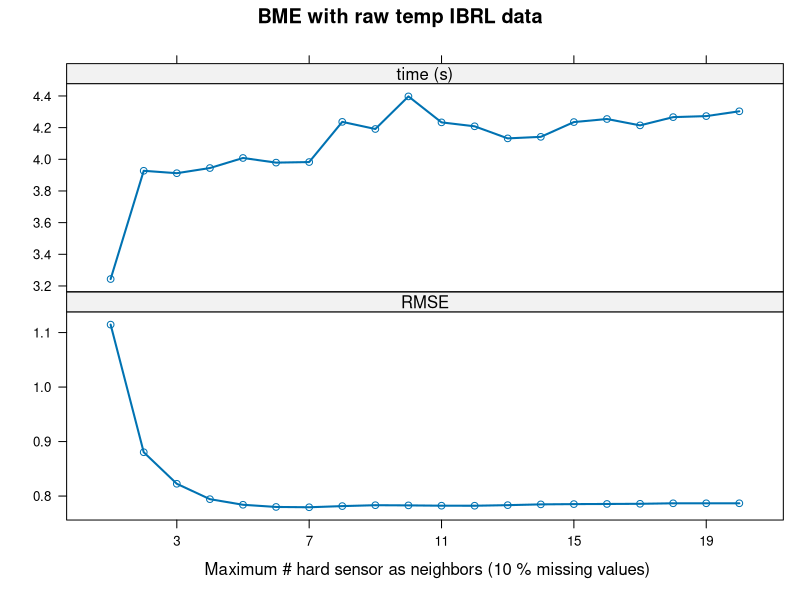
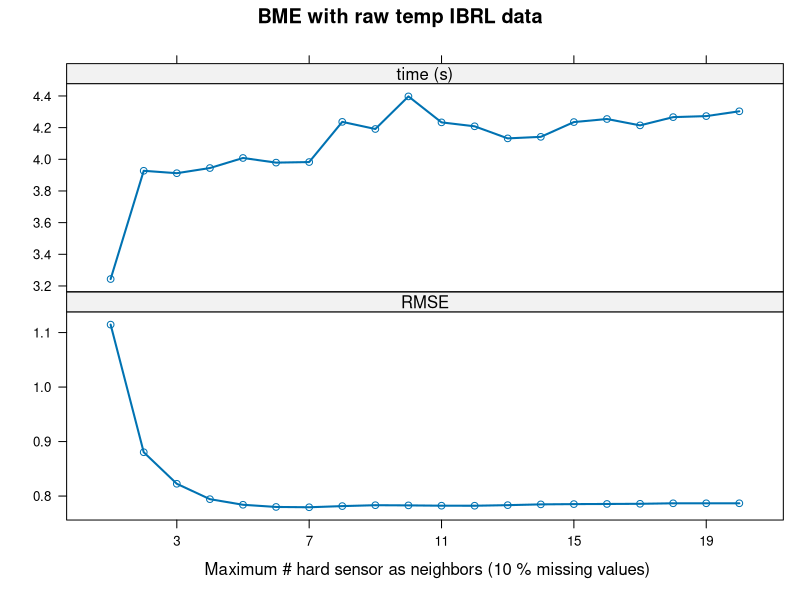
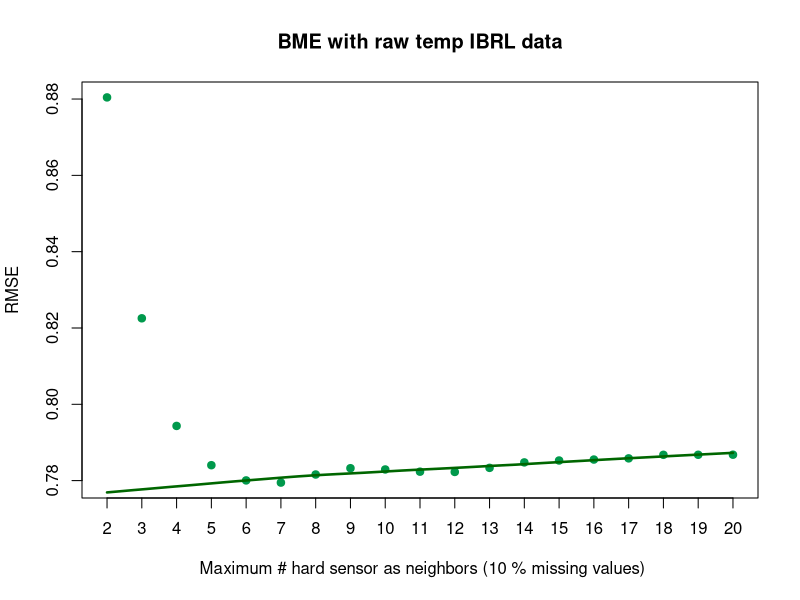
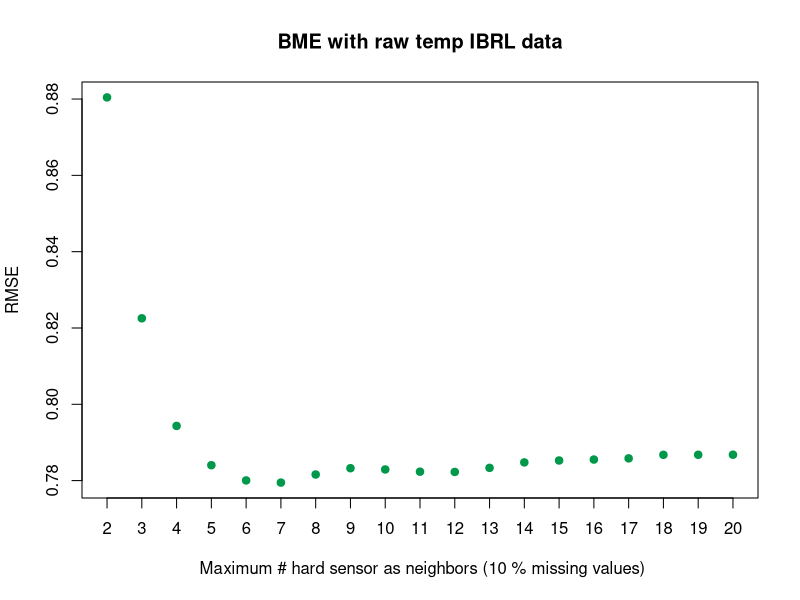
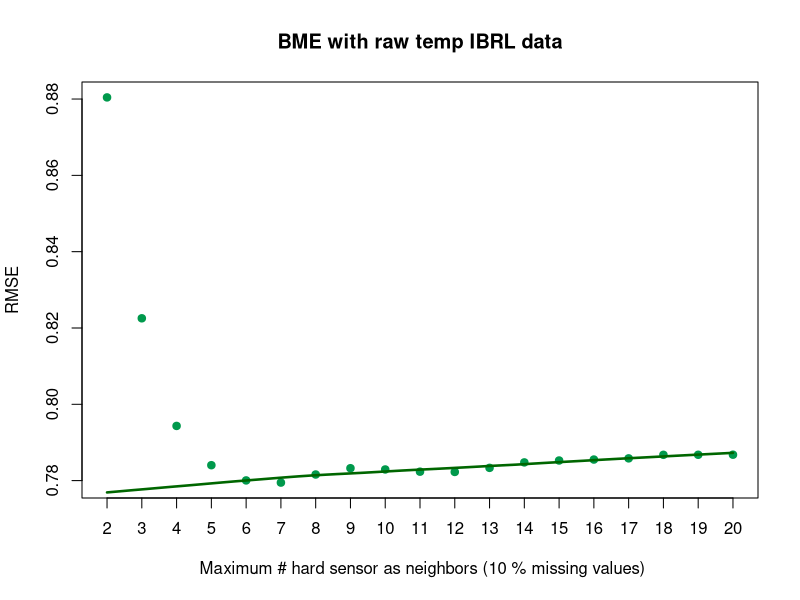

These charts were generated, in order, by the following R code:
df <- read.table("fig9NA10pNHchanges.csv", sep=",", head=F)
names(df)[2:5] = c("MAPE", "RMSE", "CVRMSE", "time")

## op1 

library("ggplot2")
library("lattice")
library("reshape")
dat.m <- melt(df, measure.vars = c("RMSE","time"))
dat.m <- dat.m[,-c(2,3)]
levels(dat.m$variable) = c("RMSE", "time (s)")
xyplot(value~V1|variable, data = dat.m, layout = c(1,(ncol(dat.m))-1), lwd=2, pch=1, type="b",scales = list(y = list(relation = "free", rot=0), x = list(at= seq(3,53,4))), xlab =" Maximum # hard sensor as neighbors (10 % missing values)", ylab="", main="BME with raw temp IBRL data")

dev.off()
svg(filename="fig9-opt1.svg", width = 12, height = 8, pointsize = 12)
xyplot(value~V1|variable, data = dat.m, layout = c(1,(ncol(dat.m))-1), lwd=2, pch=1, type="b",scales = list(y = list(relation = "free", rot=0), x = list(at= seq(3,53,4))), xlab =" Maximum # hard sensor as neighbors (10 % missing values)", ylab="", main="BME with raw temp IBRL data")
dev.off()




## op3

df = df[-1,]

plot(df$V1, df$RMSE,ylab ="RMSE", xlab =" Maximum # hard sensor as neighbors (10 % missing values)"
, main="BME with raw temp IBRL data"#, ylim = c(4.003,4.027)
, col="#00994C", pch = 19, xaxt="n"
)
axis(1, at = df$V1)
with(df, lines(loess.smooth(V1, RMSE),col = "#006600", lwd=2.5))


dev.off()
svg(filename="fig9-opt2.svg", width = 12, height = 8, pointsize = 12)
plot(df$V1, df$RMSE,ylab ="RMSE", xlab =" Maximum # hard sensor as neighbors (10 % missing values)"
     , main="BME with raw temp IBRL data"#, ylim = c(4.003,4.027)
     , col="#00994C", pch = 19, xaxt="n"
)
axis(1, at = df$V1)
dev.off()



plot(df$V1, df$RMSE,ylab ="RMSE", xlab =" Maximum # hard sensor as neighbors (10 % missing values)"
     , main="BME with raw temp IBRL data"#, ylim = c(4.003,4.027)
     , col="#00994C", pch = 19, xaxt="n"
)
axis(1, at = df$V1)
with(df, lines(loess.smooth(V1, RMSE),col = "#006600", lwd=2.5))
